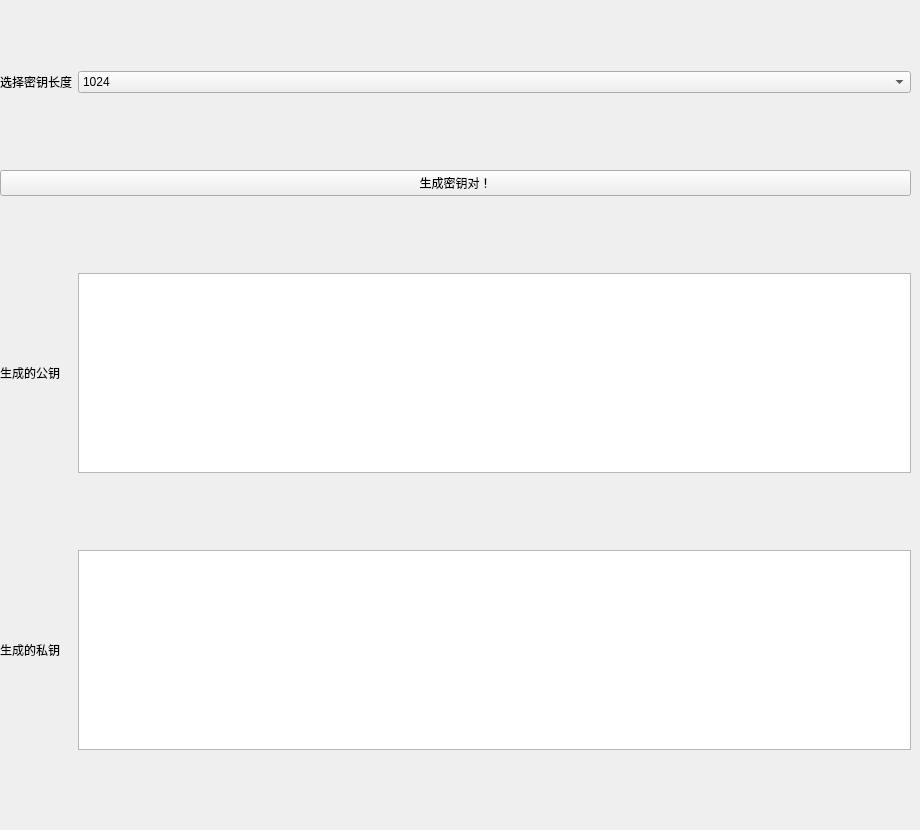
      <widget class="QWidget" name="page_21">
       <widget class="QWidget" name="gridLayoutWidget_11">
        <property name="geometry">
         <rect>
          <x>0</x>
          <y>0</y>
          <width>911</width>
          <height>821</height>
         </rect>
        </property>
        <layout class="QGridLayout" name="gridLayout_2">
         <item row="3" column="1">
          <widget class="QLabel" name="label_53">
           <property name="text">
            <string>生成的私钥</string>
           </property>
          </widget>
         </item>
         <item row="0" column="1">
          <widget class="QLabel" name="label_44">
           <property name="text">
            <string>选择密钥长度</string>
           </property>
          </widget>
         </item>
         <item row="0" column="2">
          <widget class="QComboBox" name="comboBox_7">
           <item>
            <property name="text">
             <string>1024</string>
            </property>
           </item>
           <item>
            <property name="text">
             <string>2048</string>
            </property>
           </item>
           <item>
            <property name="text">
             <string>4096</string>
            </property>
           </item>
          </widget>
         </item>
         <item row="2" column="2">
          <widget class="QTextEdit" name="textEdit_15">
           <property name="maximumSize">
            <size>
             <width>16777215</width>
             <height>200</height>
            </size>
           </property>
          </widget>
         </item>
         <item row="3" column="2">
          <widget class="QTextEdit" name="textEdit_16">
           <property name="maximumSize">
            <size>
             <width>16777215</width>
             <height>200</height>
            </size>
           </property>
          </widget>
         </item>
         <item row="2" column="1">
          <widget class="QLabel" name="label_46">
           <property name="text">
            <string>生成的公钥</string>
           </property>
          </widget>
         </item>
         <item row="1" column="1" colspan="2">
          <widget class="QPushButton" name="pushButton_36">
           <property name="text">
            <string>生成密钥对！</string>
           </property>
          </widget>
         </item>
        </layout>
       </widget>
      </widget>
